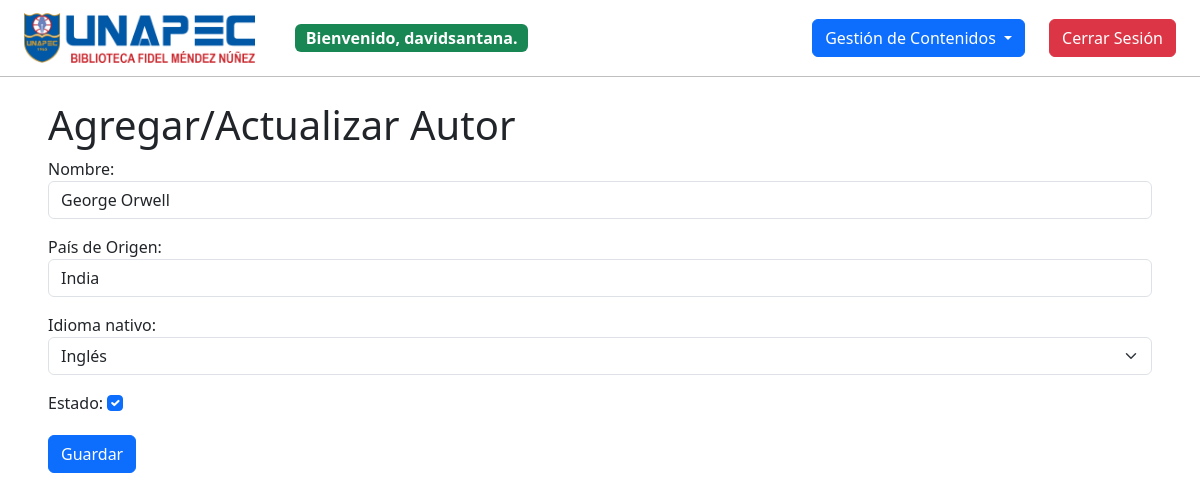
Screenshot of /autores/1/editar/ (signed in) with the database file from the repository.
### biblioteca/models.py (models this page shows, shortened)
class User(AbstractUser):
    TIPO_PERSONA_CHOICES = [
        ("F", "Física"),
        ("J", "Jurídica"),
    ]
    cedula = models.CharField(max_length=11, unique=True)
    no_carnet = models.CharField(max_length=10, unique=True)
    tipo_persona = models.CharField(
        max_length=1, choices=TIPO_PERSONA_CHOICES, blank=True, default=""
    )
    estado = models.BooleanField(default=True)
    groups = models.ManyToManyField(
        "auth.Group",
        related_name="biblioteca_user_groups",
        blank=True,
    )
    user_permissions = models.ManyToManyField(
        "auth.Permission",
        related_name="biblioteca_user_permissions",
        blank=True,
    )

class Autor(models.Model):
    nombre = models.CharField(max_length=255)
    pais_origen = models.CharField(max_length=255)
    idioma_nativo = models.ForeignKey(Idioma, on_delete=models.SET_NULL, null=True)
    estado = models.BooleanField(default=True)

### biblioteca/views.py (the view)
# urls.py: path("autores/<int:pk>/editar/", views.autor_update, name="autor_update"),
@login_required
def autor_update(request, pk):
    autor = get_object_or_404(Autor, pk=pk)
    if request.method == "POST":
        form = NewAutorForm(request.POST, instance=autor)
        if form.is_valid():
            form.save()
            return redirect("autor_list")
    else:
        form = NewAutorForm(instance=autor)
    return render(request, "biblioteca/autores/autor_form.html", {"form": form})

### biblioteca/views.py
class NewAutorForm(ModelForm):
    class Meta:
        model = Autor
        fields = ["nombre", "pais_origen", "idioma_nativo", "estado"]
        widgets = {
            "nombre": forms.TextInput(attrs={"class": "form-control mb-2"}),
            "pais_origen": forms.TextInput(attrs={"class": "form-control mb-2"}),
            "idioma_nativo": forms.Select(attrs={"class": "form-select mb-2"}),
            "estado": forms.CheckboxInput(attrs={"class": "form-check-input mb-2"}),
        }
        labels = {"pais_origen": "País de Origen"}

### biblioteca/models.py (called while the page is built)
    def __str__(self):
        return self.descripcion

### biblioteca/templates/biblioteca/autores/autor_form.html (shortened to what this page needs)
{% extends 'biblioteca/layout.html' %}
{% block body %}
  <h1>Agregar/Actualizar Autor</h1>
  <form method="post">
    {{ form.as_p }}
    <button type="submit" class="btn btn-primary">Guardar</button>
  </form>
{% endblock %}

### biblioteca/templates/biblioteca/layout.html (shortened to what this page needs)
{% load static %}
<!doctype html>
<html lang="en">
  <head>
    <link
      href="https://cdn.jsdelivr.net/npm/bootstrap@5.3.3/dist/css/bootstrap.min.css"
      rel="stylesheet"
    />
    <link
      rel="stylesheet"
      href="https://cdn.jsdelivr.net/npm/bootstrap-icons@1.11.3/font/bootstrap-icons.min.css"
    />
    <link href="{% static 'biblioteca/styles.css' %}" rel="stylesheet" />
  </head>
  <body>
    <nav
      class="navbar navbar-expand-lg navbar-light bg-white border-bottom border-opacity-25 border-black border-bottom-1 sticky-top"
    >
      <div class="container-fluid px-4">
        <div class="d-flex gap-4">
          <a class="navbar-brand" href="{% url 'index' %}">
            <img
              src="{% static 'biblioteca/images/biblioteca.png' %}"
              alt=""
              height="50"
            />
          </a>
          <div class="d-none d-lg-flex align-items-center gap-3 me-auto">
            {% if user.is_authenticated %}
              <p class="badge text-bg-success mb-0 fs-6">
                Bienvenido, <strong>{{ user.username }}</strong>.
              </p>
            {% else %}
              <p class="badge text-bg-danger mb-0 fs-6">Sesión no iniciada.</p>
            {% endif %}
          </div>
        </div>
        <div class="d-flex gap-4">
          <div class="collapse navbar-collapse gap-4" id="navbarNav">
            {% if user.is_authenticated %}
              <ul class="navbar-nav me-auto mb-2 mb-lg-0">
                <li class="nav-item dropdown">
                  <a
                    class="btn btn-primary dropdown-toggle"
                    href="#"
                    role="button"
                    data-bs-toggle="dropdown"
                    aria-expanded="false"
                  >
                    Gestión de Contenidos
                  </a>
                </li>
              </ul>
            {% endif %}
            <ul class="navbar-nav ms-auto mb-2 mb-lg-0">
              {% if user.is_authenticated %}
                <li class="nav-item">
                  <a class="btn btn-danger fs-6" href="{% url 'logout' %}"
                    >Cerrar Sesión</a
                  >
                </li>
              {% endif %}
            </ul>
          </div>
        </div>
      </div>
    </nav>
    <main class="p-4 px-5">{% block body %}{% endblock %}</main>
  </body>
</html>

### rows the page displays
User: username "davidsantana"
Autor: nombre "George Orwell", pais_origen "India", idioma_nativo "Inglés", estado "☑"
